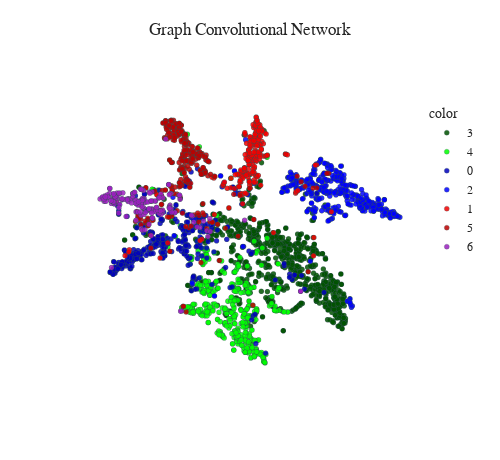

The notebook cell saved with this chart:
### Code cell
gcn_output = GCN(data.x, data.edge_index)

tsne_representation(x = gcn_output, y = data.y, title = "Graph Convolutional Network")

### Figure 1 — Plotly figure (JSON) as saved in the notebook; plotly's stock layout.template omitted (floating-point values rounded to 4 significant figures; data arrays with more than 128 entries replaced by an {"elided": "..."} marker saying what was removed)
{"data": [{"hovertemplate": "color=3<br>x=%{x}<br>y=%{y}<extra></extra>", "legendgroup": "3", "marker": {"color": "#005200", "line": {"color": "DarkSlateGrey", "width": 0.3}, "opacity": 0.85, "size": 5, "symbol": "circle"}, "mode": "markers", "name": "3", "showlegend": true, "type": "scattergl", "x": {"elided": "818 float values"}, "xaxis": "x", "y": {"elided": "818 float values"}, "yaxis": "y"}, {"hovertemplate": "color=4<br>x=%{x}<br>y=%{y}<extra></extra>", "legendgroup": "4", "marker": {"color": "#00FF00", "line": {"color": "DarkSlateGrey", "width": 0.3}, "opacity": 0.85, "size": 5, "symbol": "circle"}, "mode": "markers", "name": "4", "showlegend": true, "type": "scattergl", "x": {"elided": "426 float values"}, "xaxis": "x", "y": {"elided": "426 float values"}, "yaxis": "y"}, {"hovertemplate": "color=0<br>x=%{x}<br>y=%{y}<extra></extra>", "legendgroup": "0", "marker": {"color": "#0000BD", "line": {"color": "DarkSlateGrey", "width": 0.3}, "opacity": 0.85, "size": 5, "symbol": "circle"}, "mode": "markers", "name": "0", "showlegend": true, "type": "scattergl", "x": {"elided": "351 float values"}, "xaxis": "x", "y": {"elided": "351 float values"}, "yaxis": "y"}, {"hovertemplate": "color=2<br>x=%{x}<br>y=%{y}<extra></extra>", "legendgroup": "2", "marker": {"color": "#0000FF", "line": {"color": "DarkSlateGrey", "width": 0.3}, "opacity": 0.85, "size": 5, "symbol": "circle"}, "mode": "markers", "name": "2", "showlegend": true, "type": "scattergl", "x": {"elided": "418 float values"}, "xaxis": "x", "y": {"elided": "418 float values"}, "yaxis": "y"}, {"hovertemplate": "color=1<br>x=%{x}<br>y=%{y}<extra></extra>", "legendgroup": "1", "marker": {"color": "#F20000", "line": {"color": "DarkSlateGrey", "width": 0.3}, "opacity": 0.85, "size": 5, "symbol": "circle"}, "mode": "markers", "name": "1", "showlegend": true, "type": "scattergl", "x": {"elided": "217 float values"}, "xaxis": "x", "y": {"elided": "217 float values"}, "yaxis": "y"}, {"hovertemplate": "color=5<br>x=%{x}<br>y=%{y}<extra></extra>", "legendgroup": "5", "marker": {"color": "#BD0000", "line": {"color": "DarkSlateGrey", "width": 0.3}, "opacity": 0.85, "size": 5, "symbol": "circle"}, "mode": "markers", "name": "5", "showlegend": true, "type": "scattergl", "x": {"elided": "298 float values"}, "xaxis": "x", "y": {"elided": "298 float values"}, "yaxis": "y"}, {"hovertemplate": "color=6<br>x=%{x}<br>y=%{y}<extra></extra>", "legendgroup": "6", "marker": {"color": "#9C1FBF", "line": {"color": "DarkSlateGrey", "width": 0.3}, "opacity": 0.85, "size": 5, "symbol": "circle"}, "mode": "markers", "name": "6", "showlegend": true, "type": "scattergl", "x": {"elided": "180 float values"}, "xaxis": "x", "y": {"elided": "180 float values"}, "yaxis": "y"}], "layout": {"font": {"family": "Times New Roman"}, "height": 460, "legend": {"title": {"text": "color"}, "tracegroupgap": 0}, "title": {"text": "Graph Convolutional Network", "x": 0.5, "xanchor": "center", "y": 0.95, "yanchor": "top"}, "width": 500, "xaxis": {"anchor": "y", "domain": [0, 1], "title": {"text": ""}, "visible": false}, "yaxis": {"anchor": "x", "domain": [0, 1], "title": {"text": ""}, "visible": false}}}
